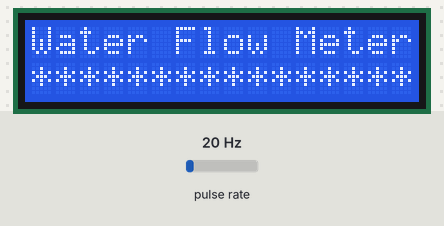
Bench run of a sketch on a simulated Arduino Uno, built with avr-gcc and run on an emulated ATmega328P. Parts: 16×2 character LCD. Wiring (inferred from the names in the program): pulse sensor: data A0. The test bench sets the inputs (shaded band); at power-on: pulse rate 20 Hz. What the sketch prints to the serial monitor is not drawn.

Above: at 3.2 s.
3.3 s: pulse rate (sensor on A0) set to 50 Hz
At 5.2 s:
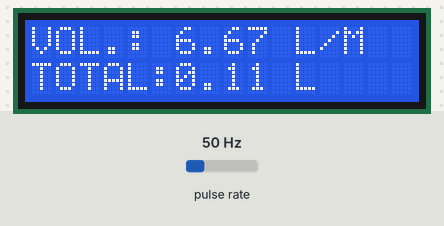
6.3 s: pulse rate (sensor on A0) set to 100 Hz
At 6.8 s:
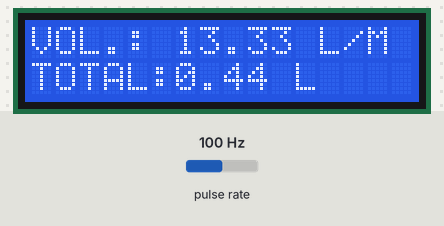
9.0 s: pulse rate (sensor on A0) set to 150 Hz
At 10.4 s:
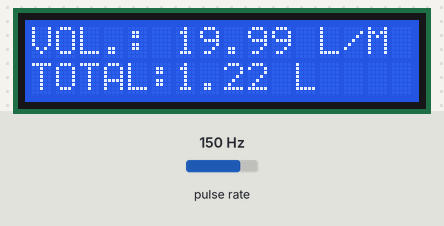
Timing chart, 0 to 12.0 s (numbered marks = the images above; inputs shaded):
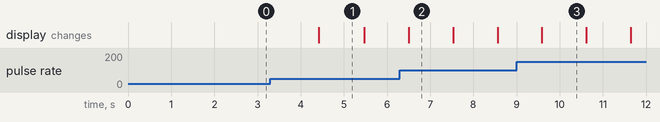

The sketch:

water_flow_meter_with_lcd.ino
```cpp
#include <Wire.h>
#include <LiquidCrystal.h>
LiquidCrystal lcd(7, 6, 5, 4, 3, 2);
int X;
int Y;
float TIME = 0;
float FREQUENCY = 0;
float WATER = 0;
float TOTAL = 0;
float LS = 0;
const int flowmeter = A0;
void setup()
{
Serial.begin(9600);
lcd.begin(16, 2);
lcd.clear();
lcd.setCursor(0,0);
lcd.print("Water Flow Meter");
lcd.setCursor(0,1);
lcd.print("****************");
delay(2000);
pinMode(flowmeter,INPUT);
}
void loop()
{
X = pulseIn(flowmeter, HIGH);
Y = pulseIn(flowmeter, LOW);
TIME = X + Y;
FREQUENCY = 1000000/TIME;
WATER = FREQUENCY/7.5;
LS = WATER/60;
if(FREQUENCY >= 0)
{
if(isinf(FREQUENCY))
{
lcd.clear();
lcd.setCursor(0,0);
lcd.print("VOL. :0.00");
lcd.setCursor(0,1);
lcd.print("TOTAL:");
lcd.print( TOTAL);
lcd.print(" L");
}
else
{
TOTAL = TOTAL + LS;
Serial.println(FREQUENCY);
lcd.clear();
lcd.setCursor(0,0);
lcd.print("VOL.: ");
lcd.print(WATER);
lcd.print(" L/M");
lcd.setCursor(0,1);
lcd.print("TOTAL:");
lcd.print( TOTAL);
lcd.print(" L");
}
}
delay(1000);
}
```

Measured:
- after the input at 3.3 s, the display: changes after 1.1 s (image 1)
- what the display in image 1 shows lasts 1.1 s, from 4.4 s to 5.5 s
- what the display in image 2 shows lasts 1.0 s, from 6.5 s to 7.5 s
